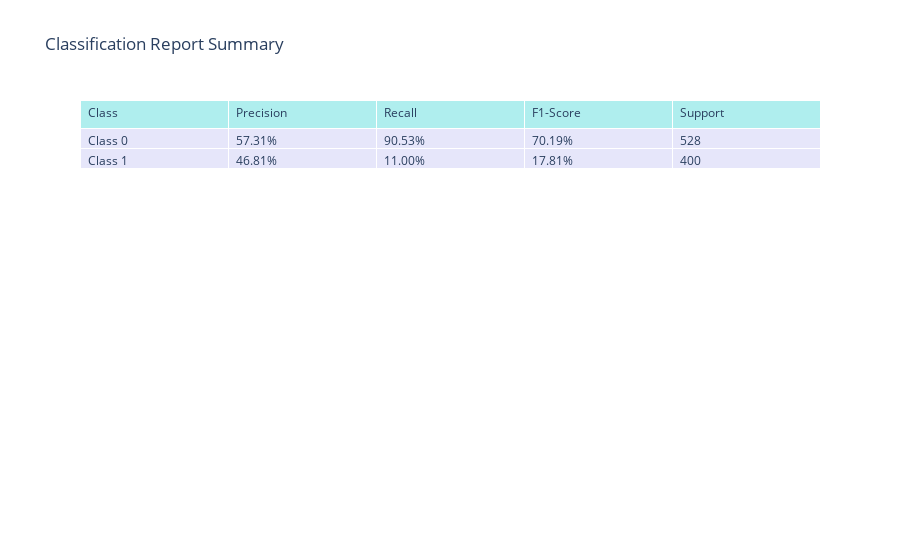
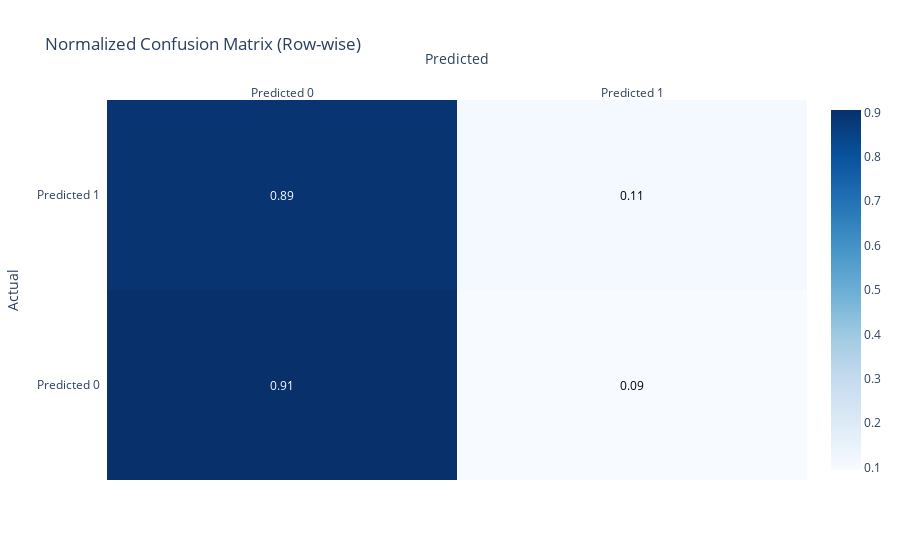
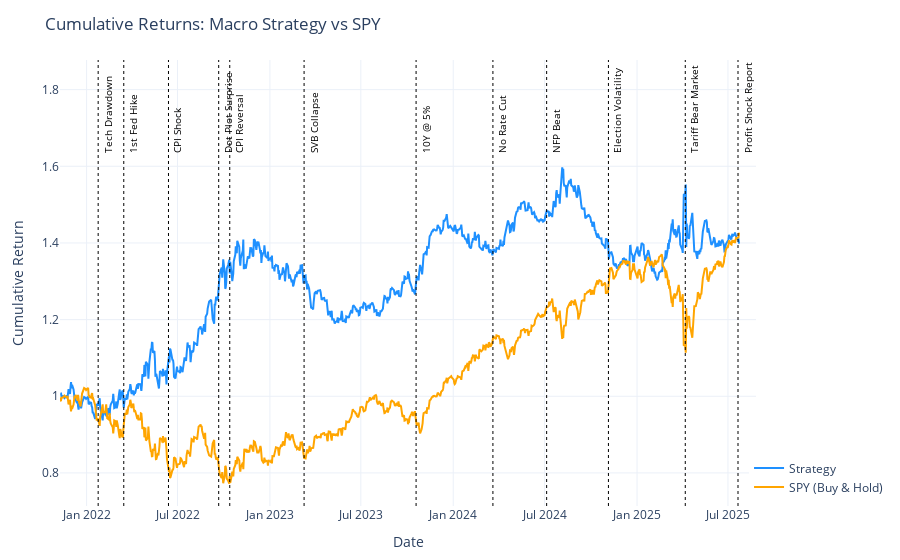
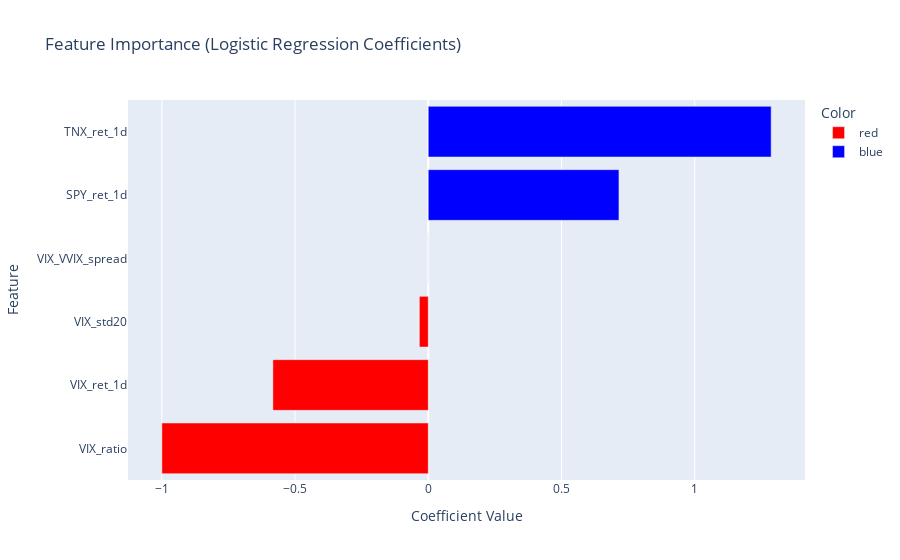

Notebook cell for these charts, in order:
### Markdown cell above
# Summarising Performance, Running Code

### Code cell
def strategy_performance_summary(df):
    cumulative_return = df['cumulative_strategy'].iloc[-1] - 1
    total_days = len(df.dropna())
    annual_factor = 252

    annualized_return = (df['cumulative_strategy'].iloc[-1]) ** (annual_factor / total_days) - 1
    strat_ret = df['strategy_ret'].dropna()
    sharpe_ratio = strat_ret.mean() / strat_ret.std() * np.sqrt(annual_factor)

    running_max = df['cumulative_strategy'].cummax()
    drawdown = (df['cumulative_strategy'] - running_max) / running_max
    max_drawdown = drawdown.min()

    spy_return = df['cumulative_spy'].iloc[-1] - 1
    spy_cagr = df['cumulative_spy'].iloc[-1] ** (annual_factor / total_days) - 1
    spy_ret = df['SPY'].pct_change()
    spy_sharpe = spy_ret.mean() / spy_ret.std() * np.sqrt(annual_factor)

    spy_running_max = df['cumulative_spy'].cummax()
    spy_drawdown = (df['cumulative_spy'] - spy_running_max) / spy_running_max
    spy_max_drawdown = spy_drawdown.min()

    print("=== Strategy Performance Summary ===")
    print(f"Total Return: {cumulative_return*100:.2f}%")
    print(f"Annualized Return (CAGR): {annualized_return*100:.2f}%")
    print(f"Sharpe Ratio (annualized): {sharpe_ratio:.2f}")
    print(f"Max Drawdown: {max_drawdown*100:.2f}%\n")
    print(f"SPY Total Return (Buy & Hold): {spy_return*100:.2f}%")
    print(f"SPY Annualized Return (CAGR): {spy_cagr*100:.2f}%")
    print(f"SPY Sharpe Ratio (annualized): {spy_sharpe:.2f}")
    print(f"SPY Max Drawdown: {spy_max_drawdown*100:.2f}%")

def plot_rolling_sharpe_plotly(df):
    fig = go.Figure()
    fig.add_trace(go.Scatter(
        x=df.index, y=df['rolling_sharpe'],
        mode='lines',
        name='Rolling Sharpe Ratio',
        line=dict(color='royalblue')
    ))
    fig.update_layout(
        title="Rolling Sharpe Ratio",
        xaxis_title="Date",
        yaxis_title="Sharpe Ratio",
        template="plotly_white"
    )
    fig.show()

def plot_return_distribution_plotly(df):
    fig = px.histogram(df, x='strategy_ret', nbins=50, title="Strategy Daily Return Distribution",
                       labels={"strategy_ret": "Daily Return"})
    fig.update_layout(template="plotly_white")
    fig.show()


def plot_feature_importance_logreg(model, feature_names):
    # Extract coefficients (assumes binary classification)
    coefs = model.coef_[0]
    df_imp = pd.DataFrame({
        "Feature": feature_names,
        "Coefficient": coefs
    }).sort_values(by="Coefficient")
    
    # Color by sign: positive (blue), negative (red)
    df_imp['Color'] = df_imp['Coefficient'].apply(lambda x: 'blue' if x > 0 else 'red')
    
    fig = px.bar(
        df_imp,
        x="Coefficient",
        y="Feature",
        orientation='h',
        title="Feature Importance (Logistic Regression Coefficients)",
        color='Color',
        color_discrete_map={'blue': 'blue', 'red': 'red'},
        labels={"Coefficient": "Coefficient Value", "Feature": "Feature"}
    )
    fig.update_layout(yaxis={'categoryorder': 'total ascending'})
    fig.show()

def main():
    df = get_data()
    df = get_features(df)
    X_train, X_test, y_train, y_test = get_features_train_test_split(df)

    model = train_model(X_train, y_train)
    y_pred, y_proba = evaluate_model(model, X_test, y_test)
    model_performance_summary(y_test, y_pred)

    best_thresh = find_best_threshold(df.copy(), X_test, y_proba)
    print(f"Backtesting with best threshold {best_thresh:.3f}:")
    df_backtest = backtest_strategy(df.copy(), X_test, y_proba, best_thresh)
    
    plot_backtest_results(df_backtest)         # Matplotlib backtest plot (optional if you want)
    plot_rolling_sharpe(df_backtest)
    plot_return_distribution(df_backtest)
    plot_feature_importance_logreg(model, X_train.columns)  # Plotly logistic regression feature importance
    plot_backtest_plotly(df_backtest)          # Plotly backtest plot

main()

### Figure 1 — Plotly figure (JSON) as saved in the notebook; plotly's stock layout.template omitted (floating-point values rounded to 4 significant figures)
{"data": [{"cells": {"align": "left", "fill": {"color": "lavender"}, "values": [["Class 0", "Class 1"], ["57.31%", "46.81%"], ["90.53%", "11.00%"], ["70.19%", "17.81%"], ["528", "400"]]}, "header": {"align": "left", "fill": {"color": "paleturquoise"}, "values": ["Class", "Precision", "Recall", "F1-Score", "Support"]}, "type": "table"}], "layout": {"title": {"text": "Classification Report Summary"}}}

### Figure 2 — Plotly figure (JSON) as saved in the notebook; plotly's stock layout.template omitted (floating-point values rounded to 4 significant figures)
{"data": [{"colorscale": [[0, "rgb(247,251,255)"], [0.125, "rgb(222,235,247)"], [0.25, "rgb(198,219,239)"], [0.375, "rgb(158,202,225)"], [0.5, "rgb(107,174,214)"], [0.625, "rgb(66,146,198)"], [0.75, "rgb(33,113,181)"], [0.875, "rgb(8,81,156)"], [1, "rgb(8,48,107)"]], "reversescale": false, "showscale": true, "type": "heatmap", "x": ["Predicted 0", "Predicted 1"], "y": ["Predicted 0", "Predicted 1"], "z": [[0.9053, 0.0947], [0.89, 0.11]]}], "layout": {"annotations": [{"font": {"color": "#FFFFFF"}, "showarrow": false, "text": "0.91", "x": "Predicted 0", "xref": "x", "y": "Predicted 0", "yref": "y"}, {"font": {"color": "#000000"}, "showarrow": false, "text": "0.09", "x": "Predicted 1", "xref": "x", "y": "Predicted 0", "yref": "y"}, {"font": {"color": "#FFFFFF"}, "showarrow": false, "text": "0.89", "x": "Predicted 0", "xref": "x", "y": "Predicted 1", "yref": "y"}, {"font": {"color": "#000000"}, "showarrow": false, "text": "0.11", "x": "Predicted 1", "xref": "x", "y": "Predicted 1", "yref": "y"}], "title": {"text": "Normalized Confusion Matrix (Row-wise)"}, "xaxis": {"dtick": 1, "gridcolor": "rgb(0, 0, 0)", "side": "top", "ticks": "", "title": {"text": "Predicted"}}, "yaxis": {"dtick": 1, "ticks": "", "ticksuffix": "  ", "title": {"text": "Actual"}}}}

### Figure 3 — Plotly figure (JSON) as saved in the notebook; plotly's stock layout.template omitted (floating-point values rounded to 4 significant figures; data arrays with more than 128 entries replaced by an {"elided": "..."} marker saying what was removed)
{"data": [{"line": {"color": "dodgerblue", "width": 2}, "mode": "lines", "name": "Strategy", "type": "scatter", "x": {"elided": "928 str values"}, "y": {"elided": "928 float values"}}, {"line": {"color": "orange", "width": 2}, "mode": "lines", "name": "SPY (Buy & Hold)", "type": "scatter", "x": {"elided": "928 str values"}, "y": {"elided": "928 float values"}}], "layout": {"annotations": [{"font": {"color": "black", "size": 10}, "showarrow": false, "text": "Tech Drawdown", "textangle": -90, "x": "2022-01-24T00:00:00", "xanchor": "left", "y": 1.629, "yanchor": "bottom"}, {"font": {"color": "black", "size": 10}, "showarrow": false, "text": "1st Fed Hike", "textangle": -90, "x": "2022-03-16T00:00:00", "xanchor": "left", "y": 1.629, "yanchor": "bottom"}, {"font": {"color": "black", "size": 10}, "showarrow": false, "text": "CPI Shock", "textangle": -90, "x": "2022-06-13T00:00:00", "xanchor": "left", "y": 1.629, "yanchor": "bottom"}, {"font": {"color": "black", "size": 10}, "showarrow": false, "text": "Dot Plot Surprise", "textangle": -90, "x": "2022-09-21T00:00:00", "xanchor": "left", "y": 1.629, "yanchor": "bottom"}, {"font": {"color": "black", "size": 10}, "showarrow": false, "text": "CPI Reversal", "textangle": -90, "x": "2022-10-13T00:00:00", "xanchor": "left", "y": 1.629, "yanchor": "bottom"}, {"font": {"color": "black", "size": 10}, "showarrow": false, "text": "SVB Collapse", "textangle": -90, "x": "2023-03-10T00:00:00", "xanchor": "left", "y": 1.629, "yanchor": "bottom"}, {"font": {"color": "black", "size": 10}, "showarrow": false, "text": "10Y @ 5%", "textangle": -90, "x": "2023-10-19T00:00:00", "xanchor": "left", "y": 1.629, "yanchor": "bottom"}, {"font": {"color": "black", "size": 10}, "showarrow": false, "text": "No Rate Cut", "textangle": -90, "x": "2024-03-20T00:00:00", "xanchor": "left", "y": 1.629, "yanchor": "bottom"}, {"font": {"color": "black", "size": 10}, "showarrow": false, "text": "NFP Beat", "textangle": -90, "x": "2024-07-05T00:00:00", "xanchor": "left", "y": 1.629, "yanchor": "bottom"}, {"font": {"color": "black", "size": 10}, "showarrow": false, "text": "Election Volatility", "textangle": -90, "x": "2024-11-05T00:00:00", "xanchor": "left", "y": 1.629, "yanchor": "bottom"}, {"font": {"color": "black", "size": 10}, "showarrow": false, "text": "Tariff Bear Market", "textangle": -90, "x": "2025-04-07T00:00:00", "xanchor": "left", "y": 1.629, "yanchor": "bottom"}, {"font": {"color": "black", "size": 10}, "showarrow": false, "text": "Profit Shock Report", "textangle": -90, "x": "2025-07-21T00:00:00", "xanchor": "left", "y": 1.629, "yanchor": "bottom"}], "hovermode": "x unified", "legend": {"x": 0.99, "y": 0.01}, "margin": {"b": 40, "l": 60, "r": 40, "t": 60}, "shapes": [{"line": {"color": "black", "dash": "dot", "width": 1}, "type": "line", "x0": "2022-01-24T00:00:00", "x1": "2022-01-24T00:00:00", "xref": "x", "y0": 0, "y1": 1, "yref": "y domain"}, {"line": {"color": "black", "dash": "dot", "width": 1}, "type": "line", "x0": "2022-03-16T00:00:00", "x1": "2022-03-16T00:00:00", "xref": "x", "y0": 0, "y1": 1, "yref": "y domain"}, {"line": {"color": "black", "dash": "dot", "width": 1}, "type": "line", "x0": "2022-06-13T00:00:00", "x1": "2022-06-13T00:00:00", "xref": "x", "y0": 0, "y1": 1, "yref": "y domain"}, {"line": {"color": "black", "dash": "dot", "width": 1}, "type": "line", "x0": "2022-09-21T00:00:00", "x1": "2022-09-21T00:00:00", "xref": "x", "y0": 0, "y1": 1, "yref": "y domain"}, {"line": {"color": "black", "dash": "dot", "width": 1}, "type": "line", "x0": "2022-10-13T00:00:00", "x1": "2022-10-13T00:00:00", "xref": "x", "y0": 0, "y1": 1, "yref": "y domain"}, {"line": {"color": "black", "dash": "dot", "width": 1}, "type": "line", "x0": "2023-03-10T00:00:00", "x1": "2023-03-10T00:00:00", "xref": "x", "y0": 0, "y1": 1, "yref": "y domain"}, {"line": {"color": "black", "dash": "dot", "width": 1}, "type": "line", "x0": "2023-10-19T00:00:00", "x1": "2023-10-19T00:00:00", "xref": "x", "y0": 0, "y1": 1, "yref": "y domain"}, {"line": {"color": "black", "dash": "dot", "width": 1}, "type": "line", "x0": "2024-03-20T00:00:00", "x1": "2024-03-20T00:00:00", "xref": "x", "y0": 0, "y1": 1, "yref": "y domain"}, {"line": {"color": "black", "dash": "dot", "width": 1}, "type": "line", "x0": "2024-07-05T00:00:00", "x1": "2024-07-05T00:00:00", "xref": "x", "y0": 0, "y1": 1, "yref": "y domain"}, {"line": {"color": "black", "dash": "dot", "width": 1}, "type": "line", "x0": "2024-11-05T00:00:00", "x1": "2024-11-05T00:00:00", "xref": "x", "y0": 0, "y1": 1, "yref": "y domain"}, {"line": {"color": "black", "dash": "dot", "width": 1}, "type": "line", "x0": "2025-04-07T00:00:00", "x1": "2025-04-07T00:00:00", "xref": "x", "y0": 0, "y1": 1, "yref": "y domain"}, {"line": {"color": "black", "dash": "dot", "width": 1}, "type": "line", "x0": "2025-07-21T00:00:00", "x1": "2025-07-21T00:00:00", "xref": "x", "y0": 0, "y1": 1, "yref": "y domain"}], "title": {"text": "Cumulative Returns: Macro Strategy vs SPY"}, "xaxis": {"title": {"text": "Date"}}, "yaxis": {"title": {"text": "Cumulative Return"}}}}

### Figure 4 — Plotly figure (JSON) as saved in the notebook; plotly's stock layout.template omitted (floating-point values rounded to 4 significant figures)
{"data": [{"alignmentgroup": "True", "hovertemplate": "Color=red<br>Coefficient Value=%{x}<br>Feature=%{y}<extra></extra>", "legendgroup": "red", "marker": {"color": "red", "pattern": {"shape": ""}}, "name": "red", "offsetgroup": "red", "orientation": "h", "showlegend": true, "textposition": "auto", "type": "bar", "x": [-0.9998, -0.5831, -0.03331, -7.129e-05], "xaxis": "x", "y": ["VIX_ratio", "VIX_ret_1d", "VIX_std20", "VIX_VVIX_spread"], "yaxis": "y"}, {"alignmentgroup": "True", "hovertemplate": "Color=blue<br>Coefficient Value=%{x}<br>Feature=%{y}<extra></extra>", "legendgroup": "blue", "marker": {"color": "blue", "pattern": {"shape": ""}}, "name": "blue", "offsetgroup": "blue", "orientation": "h", "showlegend": true, "textposition": "auto", "type": "bar", "x": [0.7157, 1.287], "xaxis": "x", "y": ["SPY_ret_1d", "TNX_ret_1d"], "yaxis": "y"}], "layout": {"barmode": "relative", "legend": {"title": {"text": "Color"}, "tracegroupgap": 0}, "title": {"text": "Feature Importance (Logistic Regression Coefficients)"}, "xaxis": {"anchor": "y", "domain": [0, 1], "title": {"text": "Coefficient Value"}}, "yaxis": {"anchor": "x", "categoryorder": "total ascending", "domain": [0, 1], "title": {"text": "Feature"}}}}
